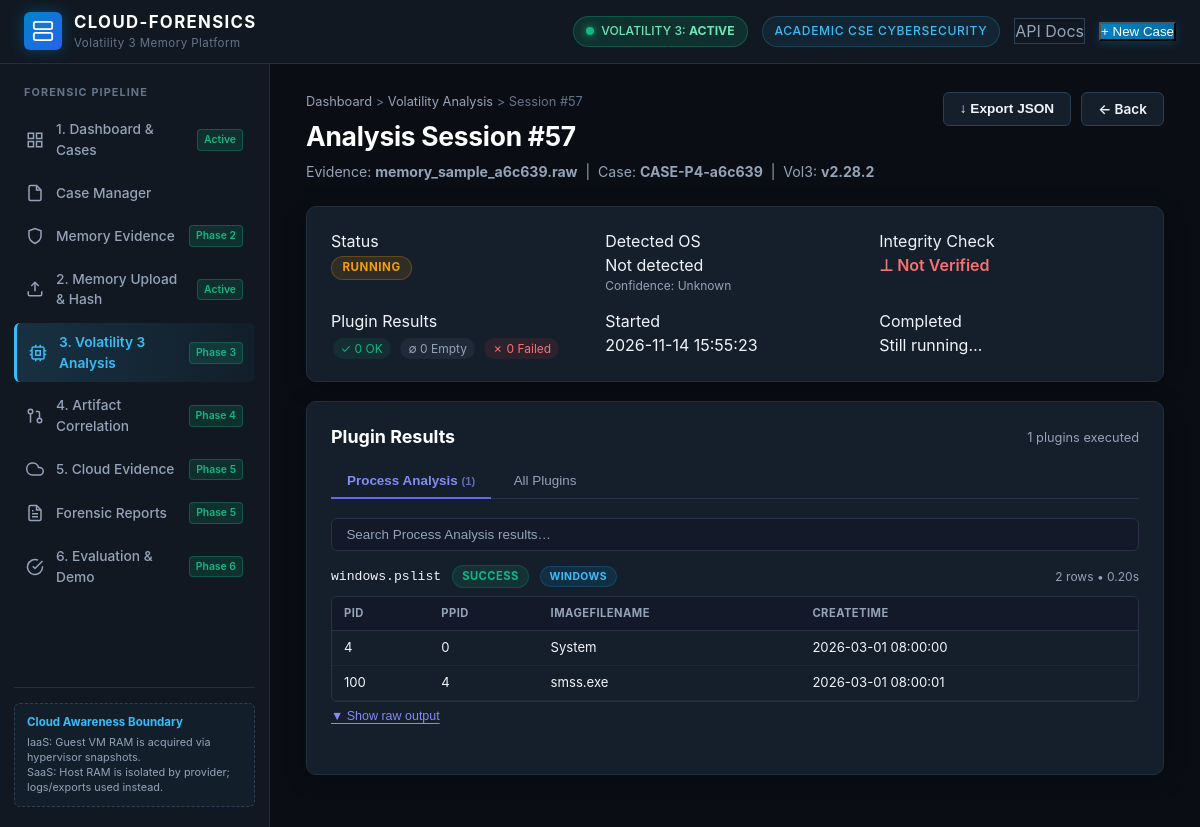
Page /analysis/57 on the committed database.
### tables this page shows
CREATE TABLE analysis_sessions (
                id                 INTEGER PRIMARY KEY AUTOINCREMENT,
                evidence_id        INTEGER NOT NULL,
                case_id            INTEGER NOT NULL,
                volatility_version TEXT NOT NULL,
                detected_os        TEXT,
                os_confidence      TEXT DEFAULT 'Unknown',
                integrity_verified INTEGER DEFAULT 0,
                integrity_hash     TEXT,
                total_plugins      INTEGER DEFAULT 0,
                plugins_ok         INTEGER DEFAULT 0,
                plugins_empty      INTEGER DEFAULT 0,
                plugins_failed     INTEGER DEFAULT 0,
                plugins_unsupported INTEGER DEFAULT 0,
                started_at         TEXT NOT NULL,
                completed_at       TEXT,
                status             TEXT NOT NULL DEFAULT 'Running',
                FOREIGN KEY (evidence_id) REFERENCES evidence(id) ON DELETE CASCADE,
                FOREIGN KEY (case_id)     REFERENCES cases(id)    ON DELETE CASCADE
            );

CREATE TABLE evidence (
                id INTEGER PRIMARY KEY AUTOINCREMENT,
                case_id INTEGER NOT NULL,
                filename TEXT NOT NULL,
                stored_path TEXT NOT NULL,
                file_size_bytes INTEGER NOT NULL,
                sha256_hash TEXT NOT NULL,
                evidence_type TEXT NOT NULL DEFAULT 'IaaS Memory Image',
                acquisition_source TEXT DEFAULT 'Guest VM Dump',
                acquisition_notes TEXT,
                uploaded_at TEXT NOT NULL, stored_filename TEXT NOT NULL DEFAULT '', file_extension TEXT NOT NULL DEFAULT '', acquisition_method TEXT DEFAULT 'Hypervisor Snapshot', operating_system TEXT, acquisition_datetime TEXT, investigator_notes TEXT, integrity_status TEXT DEFAULT 'Not Verified', last_verified_at TEXT,
                FOREIGN KEY (case_id) REFERENCES cases(id) ON DELETE CASCADE
            );

CREATE TABLE cases (
                id INTEGER PRIMARY KEY AUTOINCREMENT,
                case_number TEXT UNIQUE NOT NULL,
                title TEXT NOT NULL,
                description TEXT,
                investigator TEXT NOT NULL,
                environment_type TEXT NOT NULL DEFAULT 'IaaS (Virtual Machine)',
                status TEXT NOT NULL DEFAULT 'Open',
                priority TEXT NOT NULL DEFAULT 'Medium',
                created_at TEXT NOT NULL,
                updated_at TEXT NOT NULL
            );

CREATE TABLE plugin_runs (
                id INTEGER PRIMARY KEY AUTOINCREMENT,
                evidence_id INTEGER NOT NULL,
                plugin_name TEXT NOT NULL,
                status TEXT NOT NULL DEFAULT 'Pending',
                execution_time_sec REAL DEFAULT 0.0,
                raw_output TEXT,
                parsed_json TEXT,
                error_message TEXT,
                executed_at TEXT NOT NULL, session_id INTEGER, plugin_path TEXT, os_family TEXT, category TEXT, row_count INTEGER DEFAULT 0, volatility_version TEXT, started_at TEXT,
                FOREIGN KEY (evidence_id) REFERENCES evidence(id) ON DELETE CASCADE
            );

### app/routers/analysis.py (the view)
@router.get("/analysis/{session_id}", response_class=HTMLResponse, tags=["Analysis UI"])
async def analysis_session_page(request: Request, session_id: int):
    session = get_analysis_session(session_id)
    if not session:
        raise HTTPException(status_code=404, detail=f"Analysis session {session_id} not found.")
    runs = get_plugin_runs_by_session(session_id)
    categories: dict = {}
    for run in runs:
        cat = run.get("category") or "General"
        categories.setdefault(cat, []).append(run)
        if run.get("parsed_json"):
            try:
                run["parsed_rows"] = json.loads(run["parsed_json"])
            except Exception:
                run["parsed_rows"] = []
        else:
            run["parsed_rows"] = []
    return templates.TemplateResponse(
        request=request,
        name="analysis_detail.html",
        context={
            "request": request,
            "title": f"Analysis Session #{session_id} | {APP_TITLE}",
            "active_tab": "analysis",
            "session": session,
            "runs": runs,
            "categories": categories,
        },
    )

### app/templates/analysis_detail.html (shortened to what this page needs)
{% extends "base.html" %}
{% block content %}
<link rel="stylesheet" href="/static/css/phase3.css">
<div class="evidence-page">
  <div class="page-header">
    <div class="header-titles">
      <div class="breadcrumb">
        <a href="/">Dashboard</a> &gt;
        <a href="/analysis">Volatility Analysis</a> &gt;
        <span>Session #{{ session.id }}</span>
      </div>
      <h1 class="page-title">Analysis Session #{{ session.id }}</h1>
      <p class="page-subtitle">
        Evidence: <strong>{{ session.filename }}</strong> &nbsp;|&nbsp;
        Case: <strong>{{ session.case_number }}</strong> &nbsp;|&nbsp;
        Vol3: <strong>v{{ session.volatility_version }}</strong>
      </p>
    </div>
    <div class="header-actions">
      <button class="btn btn-secondary" onclick="exportSession({{ session.id }})">
        &#8595; Export JSON
      </button>
      <a href="/analysis" class="btn btn-secondary" style="text-decoration:none;">&#8592; Back</a>
    </div>
  </div>
  <div class="section-card" style="margin-bottom:1.2rem;">
    <div style="display:grid;grid-template-columns:repeat(auto-fill,minmax(200px,1fr));gap:.9rem;">
      <div class="meta-item">
        <div class="meta-label">Status</div>
        <span class="session-badge {{ session.status|lower }}">{{ session.status }}</span>
      </div>
      <div class="meta-item">
        <div class="meta-label">Detected OS</div>
        <div class="meta-value">{{ session.detected_os or 'Not detected' }}</div>
        <div style="font-size:.75rem;color:var(--text-secondary);">Confidence: {{ session.os_confidence or '—' }}</div>
      </div>
      <div class="meta-item">
        <div class="meta-label">Integrity Check</div>
        {% if session.integrity_verified %}
        <span style="color:#10b981;font-weight:600;">&#10003; Verified</span>
        {% else %}
        <span style="color:#f87171;font-weight:600;">&#8869; Not Verified</span>
        {% endif %}
      </div>
      <div class="meta-item">
        <div class="meta-label">Plugin Results</div>
        <div style="display:flex;gap:.4rem;flex-wrap:wrap;margin-top:.3rem;">
          <span class="count-pill ok">&#10003; {{ session.plugins_ok }} OK</span>
          <span class="count-pill empty">&#8709; {{ session.plugins_empty }} Empty</span>
          <span class="count-pill fail">&#10007; {{ session.plugins_failed }} Failed</span>
        </div>
      </div>
      <div class="meta-item">
        <div class="meta-label">Started</div>
        <div class="meta-value">{{ session.started_at }}</div>
      </div>
      <div class="meta-item">
        <div class="meta-label">Completed</div>
        <div class="meta-value">{{ session.completed_at or 'Still running…' }}</div>
      </div>
    </div>
  </div>
  <div class="section-card">
    <div class="section-header" style="margin-bottom:.8rem;">
      <h2 class="section-title">Plugin Results</h2>
      <span style="font-size:.8rem;color:var(--text-secondary);">{{ runs|length }} plugins executed</span>
    </div>
    <div class="result-tabs">
      {% set unique_cats = [] %}
      {% for cat in unique_cats %}
      <button class="result-tab-btn" data-tab="{{ cat|replace(' ','_') }}"
              onclick="switchResultTab('{{ cat|replace(' ','_') }}')">
        {{ cat }}
        <span style="font-size:.7rem;opacity:.7;">({{ categories[cat]|length }})</span>
      </button>
      {% endfor %}
      <button class="result-tab-btn" data-tab="all_plugins"
              onclick="switchResultTab('all_plugins')">
        All Plugins
      </button>
    </div>
    {% for cat in unique_cats %}
    <div class="result-tab-panel" data-tab="{{ cat|replace(' ','_') }}">
      <input class="tab-search" type="text" placeholder="Search {{ cat }} results…"
             oninput="filterTable(this, 'table-{{ cat|replace(' ','_') }}')">
      {% for run in categories[cat] %}
      <div style="margin-bottom:1.5rem;">
        <div style="display:flex;align-items:center;gap:.7rem;margin-bottom:.5rem;">
          <code style="font-size:.82rem;">{{ run.plugin_name }}</code>
          <span class="run-status-pill {{ run.status|lower }}">{{ run.status }}</span>
          <span class="os-badge {{ run.os_family or 'any' }}" style="font-size:.65rem;">{{ run.os_family or 'any' }}</span>
          <span style="font-size:.75rem;color:var(--text-secondary);margin-left:auto;">
            {{ run.row_count }} row{% if run.row_count != 1 %}s{% endif %} &bull;
            {{ '%.2f'|format(run.execution_time_sec or 0) }}s
          </span>
        </div>
        {% if run.parsed_rows %}
        <div style="overflow-x:auto;border:1px solid var(--border-color,#2a3045);border-radius:6px;">
          <table class="parsed-table" id="table-{{ cat|replace(' ','_') }}-{{ run.id }}">
            <thead>
              <tr>
                {% for col in run.parsed_rows[0].keys() %}
                <th>{{ col }}</th>
                {% endfor %}
              </tr>
            </thead>
            <tbody>
              {% for row in run.parsed_rows %}
              <tr>
                {% for val in row.values() %}
                <td>{{ val }}</td>
                {% endfor %}
              </tr>
              {% endfor %}
            </tbody>
          </table>
        </div>
        {% elif run.status == 'Success' %}
        <div style="font-size:.82rem;color:var(--text-secondary);padding:.5rem 0;">
          Plugin succeeded but returned no rows.
        </div>
        {% elif run.status == 'Empty' %}
        <div style="font-size:.82rem;color:var(--text-secondary);padding:.5rem 0;">
          No artefacts found (memory may not contain this data).
        </div>
        {% elif run.status == 'Unsupported' %}
        <div style="font-size:.82rem;color:#f59e0b;padding:.5rem 0;">
          Plugin unsupported for this OS or image format.
        </div>
        {% endif %}
        {% if run.raw_output %}
        <button class="raw-output-toggle" id="raw-btn-{{ run.id }}"
                onclick="toggleRawOutput({{ run.id }})">▼ Show raw output</button>
        {% endif %}
      </div>
      {% endfor %}
    </div>
    {% endfor %}
  </div>
</div>
{% endblock %}

### app/static/css/style.css (style rules this page uses)
:root { --bg-primary: #0a0e14; --bg-surface: #111822; --bg-card: #151e2b; --bg-card-hover: #1b2636; --border-subtle: #212e3e; --border-strong: #2d3f54; --cyan: #38bdf8; --cyan-glow: rgba(56, 189, 248, 0.15); --blue: #2563eb; --emerald: #10b981; --emerald-glow: rgba(16, 185, 129, 0.15); --amber: #f59e0b; --amber-glow: rgba(245, 158, 11, 0.15); --rose: #ef4444; --rose-glow: rgba(239, 68, 68, 0.15); --purple: #a855f7; --text-primary: #f1f5f9; --text-secondary: #94a3b8; --text-muted: #64748b; --text-dark: #0f172a; --font-sans: -apple-system, BlinkMacSystemFont, "Segoe UI", Roboto, Helvetica, Arial, sans-serif; --font-mono: ui-monospace, SFMono-Regular, Menlo, Monaco, Consolas, "Liberation Mono", "Courier New", monospace; --radius-sm: 6px; --radius-md: 10px; --radius-lg: 14px; --shadow-card: 0 4px 20px rgba(0, 0, 0, 0.35); }
* { box-sizing: border-box; margin: 0; padding: 0; }
body.cyber-theme { background-color: var(--bg-primary); color: var(--text-primary); font-family: var(--font-sans); line-height: 1.5; min-height: 100vh; display: flex; flex-direction: column; }
a { color: var(--cyan); text-decoration: none; transition: color 0.15s ease; }
.page-header { display: flex; justify-content: space-between; align-items: flex-start; margin-bottom: 24px; flex-wrap: wrap; gap: 16px; }
.page-title { font-size: 1.65rem; font-weight: 700; color: #fff; letter-spacing: -0.01em; }
.page-subtitle { font-size: 0.88rem; color: var(--text-secondary); margin-top: 4px; }
.header-actions { display: flex; align-items: center; gap: 10px; }
.breadcrumb { font-size: 0.8rem; color: var(--text-muted); margin-bottom: 6px; }
.breadcrumb a { color: var(--text-secondary); }
.btn { display: inline-flex; align-items: center; gap: 8px; font-size: 0.85rem; font-weight: 600; padding: 8px 16px; border-radius: var(--radius-sm); border: none; cursor: pointer; transition: all 0.15s ease; text-decoration: none; line-height: 1.2; }
.btn-secondary { background-color: var(--bg-card); border: 1px solid var(--border-strong); color: var(--text-primary); }
.section-card { background-color: var(--bg-card); border: 1px solid var(--border-subtle); border-radius: var(--radius-md); padding: 22px 24px; margin-bottom: 24px; box-shadow: var(--shadow-card); }
.section-header { display: flex; justify-content: space-between; align-items: center; margin-bottom: 18px; flex-wrap: wrap; gap: 12px; }
.section-title { font-size: 1.12rem; font-weight: 700; color: #fff; }

### rows in the picture
analysis_sessions: id "57", volatility_version "2.28.2", status "RUNNING", os_confidence "Unknown", plugins_ok "0", plugins_empty "0", plugins_failed "0", started_at "2026-11-14 15:55:23"
evidence: filename "memory_sample_a6c639.raw"
cases: case_number "CASE-P4-a6c639"
plugin_runs: category "Process Analysis", categories "1", category "Search Process Analysis results…", plugin_name "windows.pslist", status "SUCCESS", os_family "WINDOWS", row_count "2", execution_time_sec "0.20", keys "PID" "PPID" "IMAGEFILENAME" "CREATETIME", values "4" "0" "System" "2026-03-01 08:00:00" "100" "4" "smss.exe" "2026-03-01 08:00:01"

### other values in the picture
{{ session.detected_os or 'Not detected' }} "Not detected"
{{ session.completed_at or 'Still running…' }} "Still running…"
{{ runs|length }} "1"
